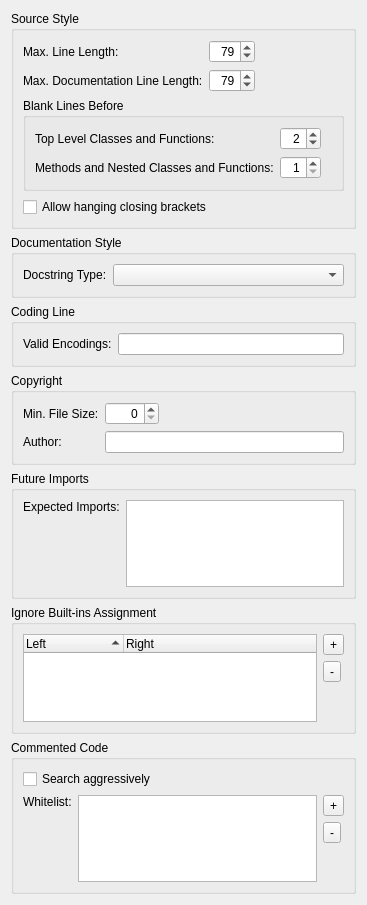
             <widget class="QWidget" name="scrollAreaWidgetContents">
              <property name="geometry">
               <rect>
                <x>0</x>
                <y>0</y>
                <width>367</width>
                <height>905</height>
               </rect>
              </property>
              <layout class="QVBoxLayout" name="verticalLayout_4">
               <item>
                <widget class="QGroupBox" name="groupBox">
                 <property name="title">
                  <string>Source Style</string>
                 </property>
                 <layout class="QVBoxLayout" name="verticalLayout_2">
                  <item>
                   <layout class="QGridLayout" name="gridLayout_5">
                    <item row="0" column="0">
                     <widget class="QLabel" name="label_5">
                      <property name="text">
                       <string>Max. Line Length:</string>
                      </property>
                     </widget>
                    </item>
                    <item row="0" column="1">
                     <widget class="QSpinBox" name="lineLengthSpinBox">
                      <property name="toolTip">
                       <string>Enter the maximum allowed line length (PEP-8: 79 characters)</string>
                      </property>
                      <property name="alignment">
                       <set>Qt::AlignmentFlag::AlignRight|Qt::AlignmentFlag::AlignTrailing|Qt::AlignmentFlag::AlignVCenter</set>
                      </property>
                      <property name="minimum">
                       <number>60</number>
                      </property>
                      <property name="maximum">
                       <number>119</number>
                      </property>
                      <property name="value">
                       <number>79</number>
                      </property>
                     </widget>
                    </item>
                    <item row="1" column="0">
                     <widget class="QLabel" name="label_17">
                      <property name="text">
                       <string>Max. Documentation Line Length:</string>
                      </property>
                     </widget>
                    </item>
                    <item row="1" column="1">
                     <widget class="QSpinBox" name="docLineLengthSpinBox">
                      <property name="toolTip">
                       <string>Enter the maximum allowed line length (PEP-8: 79 characters)</string>
                      </property>
                      <property name="alignment">
                       <set>Qt::AlignmentFlag::AlignRight|Qt::AlignmentFlag::AlignTrailing|Qt::AlignmentFlag::AlignVCenter</set>
                      </property>
                      <property name="minimum">
                       <number>60</number>
                      </property>
                      <property name="maximum">
                       <number>119</number>
                      </property>
                      <property name="value">
                       <number>79</number>
                      </property>
                     </widget>
                    </item>
                    <item row="0" column="2">
                     <spacer name="horizontalSpacer_3">
                      <property name="orientation">
                       <enum>Qt::Orientation::Horizontal</enum>
                      </property>
                      <property name="sizeHint" stdset="0">
                       <size>
                        <width>40</width>
                        <height>20</height>
                       </size>
                      </property>
                     </spacer>
                    </item>
                   </layout>
                  </item>
                  <item>
                   <widget class="QGroupBox" name="groupBox_8">
                    <property name="title">
                     <string>Blank Lines Before</string>
                    </property>
                    <layout class="QGridLayout" name="gridLayout_3">
                     <item row="0" column="0">
                      <widget class="QLabel" name="label_15">
                       <property name="text">
                        <string>Top Level Classes and Functions:</string>
                       </property>
                      </widget>
                     </item>
                     <item row="0" column="1">
                      <widget class="QSpinBox" name="blankBeforeTopLevelSpinBox">
                       <property name="toolTip">
                        <string>Enter the number of blank lines before top level classes and functions</string>
                       </property>
                       <property name="alignment">
                        <set>Qt::AlignmentFlag::AlignRight|Qt::AlignmentFlag::AlignTrailing|Qt::AlignmentFlag::AlignVCenter</set>
                       </property>
                       <property name="minimum">
                        <number>1</number>
                       </property>
                       <property name="maximum">
                        <number>10</number>
                       </property>
                       <property name="value">
                        <number>2</number>
                       </property>
                      </widget>
                     </item>
                     <item row="0" column="2">
                      <spacer name="horizontalSpacer_6">
                       <property name="orientation">
                        <enum>Qt::Orientation::Horizontal</enum>
                       </property>
                       <property name="sizeHint" stdset="0">
                        <size>
                         <width>153</width>
                         <height>20</height>
                        </size>
                       </property>
                      </spacer>
                     </item>
                     <item row="1" column="0">
                      <widget class="QLabel" name="label_16">
                       <property name="text">
                        <string>Methods and Nested Classes and Functions:</string>
                       </property>
                      </widget>
                     </item>
                     <item row="1" column="1">
                      <widget class="QSpinBox" name="blankBeforeMethodSpinBox">
                       <property name="toolTip">
                        <string>Enter the number of blank lines before methods and nested classes or functions</string>
                       </property>
                       <property name="alignment">
                        <set>Qt::AlignmentFlag::AlignRight|Qt::AlignmentFlag::AlignTrailing|Qt::AlignmentFlag::AlignVCenter</set>
                       </property>
                       <property name="minimum">
                        <number>1</number>
                       </property>
                       <property name="maximum">
                        <number>10</number>
                       </property>
                       <property name="value">
                        <number>1</number>
                       </property>
                      </widget>
                     </item>
                    </layout>
                   </widget>
                  </item>
                  <item>
                   <widget class="QCheckBox" name="hangClosingCheckBox">
                    <property name="toolTip">
                     <string>Select to allow hanging closing brackets</string>
                    </property>
                    <property name="text">
                     <string>Allow hanging closing brackets</string>
                    </property>
                   </widget>
                  </item>
                 </layout>
                </widget>
               </item>
               <item>
                <widget class="QGroupBox" name="groupBox_2">
                 <property name="title">
                  <string>Documentation Style</string>
                 </property>
                 <layout class="QHBoxLayout" name="horizontalLayout_3">
                  <item>
                   <widget class="QLabel" name="label_7">
                    <property name="text">
                     <string>Docstring Type:</string>
                    </property>
                   </widget>
                  </item>
                  <item>
                   <widget class="QComboBox" name="docTypeComboBox">
                    <property name="sizePolicy">
                     <sizepolicy hsizetype="Expanding" vsizetype="Fixed">
                      <horstretch>0</horstretch>
                      <verstretch>0</verstretch>
                     </sizepolicy>
                    </property>
                    <property name="toolTip">
                     <string>Select the rule set for docstrings</string>
                    </property>
                   </widget>
                  </item>
                 </layout>
                </widget>
               </item>
               <item>
                <widget class="QGroupBox" name="groupBox_4">
                 <property name="title">
                  <string>Coding Line</string>
                 </property>
                 <layout class="QHBoxLayout" name="horizontalLayout_6">
                  <item>
                   <widget class="QLabel" name="label_9">
                    <property name="text">
                     <string>Valid Encodings:</string>
                    </property>
                   </widget>
                  </item>
                  <item>
                   <widget class="QLineEdit" name="encodingsEdit">
                    <property name="toolTip">
                     <string>Enter valid encodings separated by a comma (leave empty to use defaults)</string>
                    </property>
                    <property name="clearButtonEnabled">
                     <bool>true</bool>
                    </property>
                   </widget>
                  </item>
                 </layout>
                </widget>
               </item>
               <item>
                <widget class="QGroupBox" name="groupBox_5">
                 <property name="title">
                  <string>Copyright</string>
                 </property>
                 <layout class="QGridLayout" name="gridLayout">
                  <item row="0" column="0">
                   <widget class="QLabel" name="label_10">
                    <property name="text">
                     <string>Min. File Size:</string>
                    </property>
                   </widget>
                  </item>
                  <item row="0" column="1">
                   <widget class="QSpinBox" name="copyrightFileSizeSpinBox">
                    <property name="toolTip">
                     <string>Enter the minimum size a file must have to be checked (0 for all files)</string>
                    </property>
                    <property name="alignment">
                     <set>Qt::AlignmentFlag::AlignRight|Qt::AlignmentFlag::AlignTrailing|Qt::AlignmentFlag::AlignVCenter</set>
                    </property>
                    <property name="maximum">
                     <number>4096</number>
                    </property>
                   </widget>
                  </item>
                  <item row="0" column="2">
                   <spacer name="horizontalSpacer_2">
                    <property name="orientation">
                     <enum>Qt::Orientation::Horizontal</enum>
                    </property>
                    <property name="sizeHint" stdset="0">
                     <size>
                      <width>324</width>
                      <height>20</height>
                     </size>
                    </property>
                   </spacer>
                  </item>
                  <item row="1" column="0">
                   <widget class="QLabel" name="label_11">
                    <property name="text">
                     <string>Author:</string>
                    </property>
                   </widget>
                  </item>
                  <item row="1" column="1" colspan="2">
                   <widget class="QLineEdit" name="copyrightAuthorEdit">
                    <property name="toolTip">
                     <string>Enter a copyright author name to check for (leave empty to omit this check)</string>
                    </property>
                    <property name="clearButtonEnabled">
                     <bool>true</bool>
                    </property>
                   </widget>
                  </item>
                 </layout>
                </widget>
               </item>
               <item>
                <widget class="QGroupBox" name="groupBox_6">
                 <property name="title">
                  <string>Future Imports</string>
                 </property>
                 <layout class="QHBoxLayout" name="horizontalLayout_7">
                  <item>
                   <widget class="QLabel" name="label_12">
                    <property name="text">
                     <string>Expected Imports:</string>
                    </property>
                    <property name="alignment">
                     <set>Qt::AlignmentFlag::AlignLeading|Qt::AlignmentFlag::AlignLeft|Qt::AlignmentFlag::AlignTop</set>
                    </property>
                   </widget>
                  </item>
                  <item>
                   <widget class="QListWidget" name="futuresList">
                    <property name="alternatingRowColors">
                     <bool>true</bool>
                    </property>
                    <property name="selectionMode">
                     <enum>QAbstractItemView::SelectionMode::ExtendedSelection</enum>
                    </property>
                    <property name="sortingEnabled">
                     <bool>true</bool>
                    </property>
                   </widget>
                  </item>
                 </layout>
                </widget>
               </item>
               <item>
                <widget class="QGroupBox" name="groupBox_7">
                 <property name="title">
                  <string>Ignore Built-ins Assignment</string>
                 </property>
                 <layout class="QHBoxLayout" name="horizontalLayout_8">
                  <item>
                   <widget class="QTreeWidget" name="builtinsAssignmentList">
                    <property name="alternatingRowColors">
                     <bool>true</bool>
                    </property>
                    <property name="rootIsDecorated">
                     <bool>false</bool>
                    </property>
                    <property name="sortingEnabled">
                     <bool>true</bool>
                    </property>
                    <column>
                     <property name="text">
                      <string>Left</string>
                     </property>
                    </column>
                    <column>
                     <property name="text">
                      <string>Right</string>
                     </property>
                    </column>
                   </widget>
                  </item>
                  <item>
                   <layout class="QVBoxLayout" name="verticalLayout_5">
                    <item>
                     <widget class="QToolButton" name="addBuiltinButton">
                      <property name="toolTip">
                       <string>Press to add a built-in assignment to be ignored</string>
                      </property>
                      <property name="text">
                       <string notr="true">+</string>
                      </property>
                     </widget>
                    </item>
                    <item>
                     <widget class="QToolButton" name="deleteBuiltinButton">
                      <property name="toolTip">
                       <string>Press to delete the selected entries</string>
                      </property>
                      <property name="text">
                       <string notr="true">-</string>
                      </property>
                     </widget>
                    </item>
                    <item>
                     <spacer name="verticalSpacer_3">
                      <property name="orientation">
                       <enum>Qt::Orientation::Vertical</enum>
                      </property>
                      <property name="sizeHint" stdset="0">
                       <size>
                        <width>20</width>
                        <height>40</height>
                       </size>
                      </property>
                     </spacer>
                    </item>
                   </layout>
                  </item>
                 </layout>
                </widget>
               </item>
               <item>
                <widget class="QGroupBox" name="groupBox_9">
                 <property name="title">
                  <string>Commented Code</string>
                 </property>
                 <layout class="QGridLayout" name="gridLayout_8">
                  <item row="0" column="0" colspan="3">
                   <widget class="QCheckBox" name="aggressiveCheckBox">
                    <property name="toolTip">
                     <string>Select to search for commented code more aggressively. This may increase the number of false positives.</string>
                    </property>
                    <property name="text">
                     <string>Search aggressively</string>
                    </property>
                   </widget>
                  </item>
                  <item row="1" column="0">
                   <widget class="QLabel" name="label_30">
                    <property name="text">
                     <string>Whitelist:</string>
                    </property>
                    <property name="alignment">
                     <set>Qt::AlignmentFlag::AlignLeading|Qt::AlignmentFlag::AlignLeft|Qt::AlignmentFlag::AlignTop</set>
                    </property>
                   </widget>
                  </item>
                  <item row="1" column="1">
                   <widget class="QListWidget" name="whitelistWidget"/>
                  </item>
                  <item row="1" column="2">
                   <layout class="QVBoxLayout" name="verticalLayout_6">
                    <item>
                     <widget class="QToolButton" name="addWhitelistButton">
                      <property name="toolTip">
                       <string>Press to add a commented code whitelist pattern</string>
                      </property>
                      <property name="text">
                       <string notr="true">+</string>
                      </property>
                     </widget>
                    </item>
                    <item>
                     <widget class="QToolButton" name="deleteWhitelistButton">
                      <property name="toolTip">
                       <string>Press to delete the selected entries</string>
                      </property>
                      <property name="text">
                       <string notr="true">-</string>
                      </property>
                     </widget>
                    </item>
                    <item>
                     <spacer name="verticalSpacer_6">
                      <property name="orientation">
                       <enum>Qt::Orientation::Vertical</enum>
                      </property>
                      <property name="sizeHint" stdset="0">
                       <size>
                        <width>20</width>
                        <height>40</height>
                       </size>
                      </property>
                     </spacer>
                    </item>
                   </layout>
                  </item>
                 </layout>
                </widget>
               </item>
              </layout>
             </widget>
